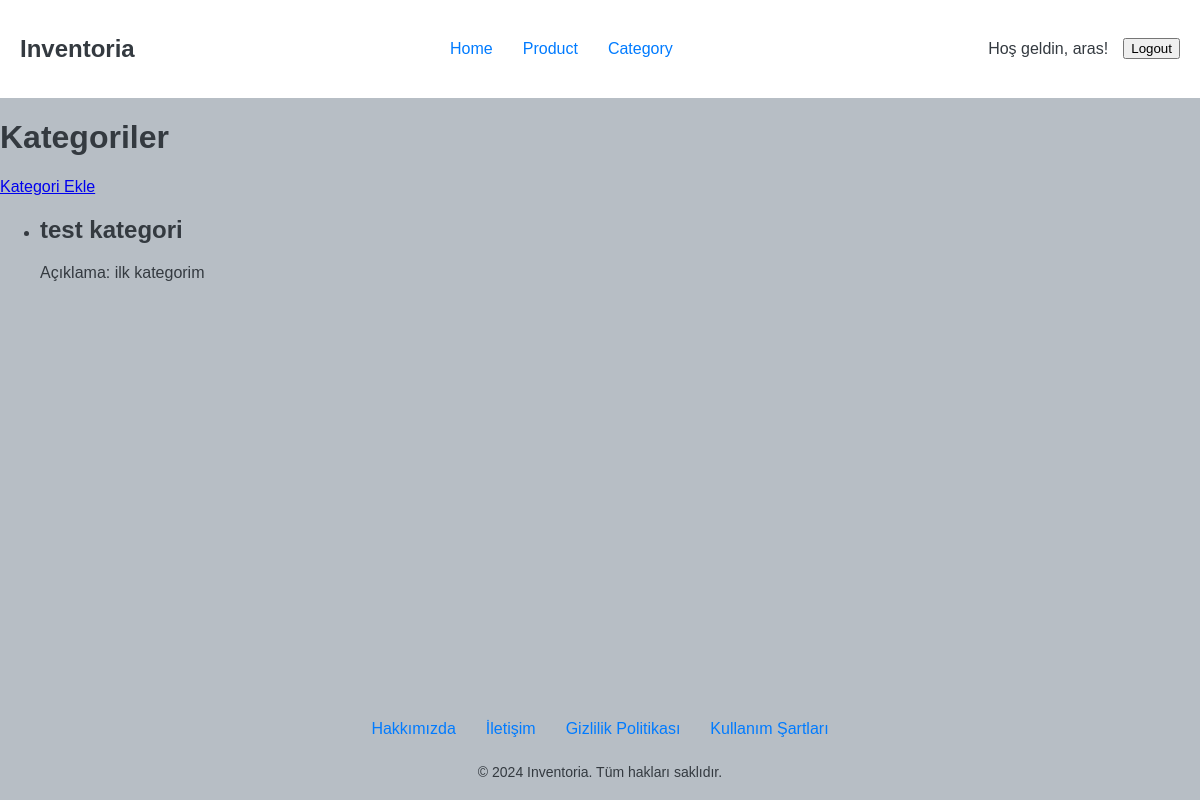
The app's page /category/ (signed in), older data.
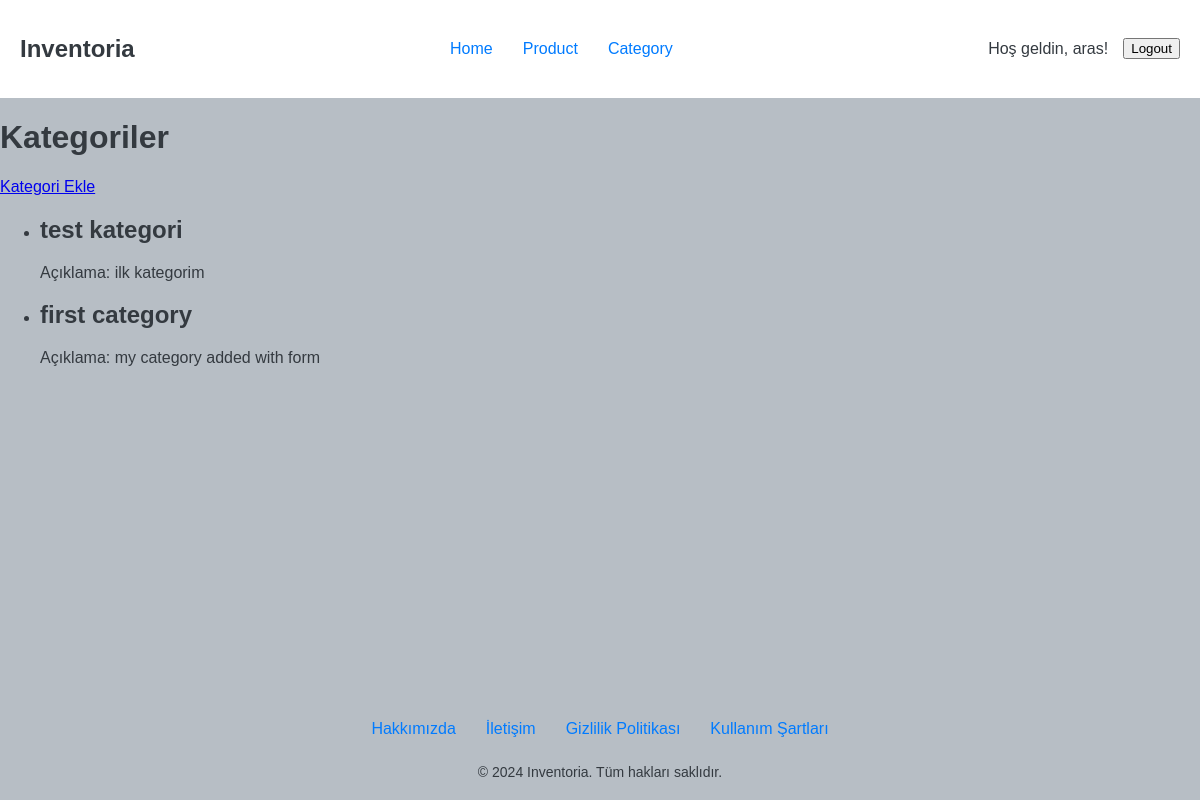
The same page, newer data.
### category/models.py (models this page shows, shortened)
class Category(models.Model):
    name = models.CharField(max_length=100)
    description = models.TextField(blank=True, null=True)

### category/views.py (the view)
# urls.py: path('', views.category_list, name='list'),
@login_required
def category_list(request):
    categories = Category.objects.all()
    return render(request, 'category_list.html', {'categories': categories})

### category/templates/category_list.html (shortened to what this page needs)
{% extends 'base.html' %}
{% block content %}
<h1>Kategoriler</h1>
<a href="{% url 'category:create' %}" class="btn btn-primary">Kategori Ekle</a>
{% if categories %}
    <ul>
        {% for category in categories %}
            <li>
                <h2>{{ category.name }}</h2>
                <p>Açıklama: {{ category.description }}</p>
            </li>
        {% endfor %}
    </ul>
{% else %}
    <p>Henüz kategori yok.</p>
{% endif %}
{% endblock content %}

Row changes from the older to the newer data that the page shows:
added Category: name "first category", description "my category added with form"
